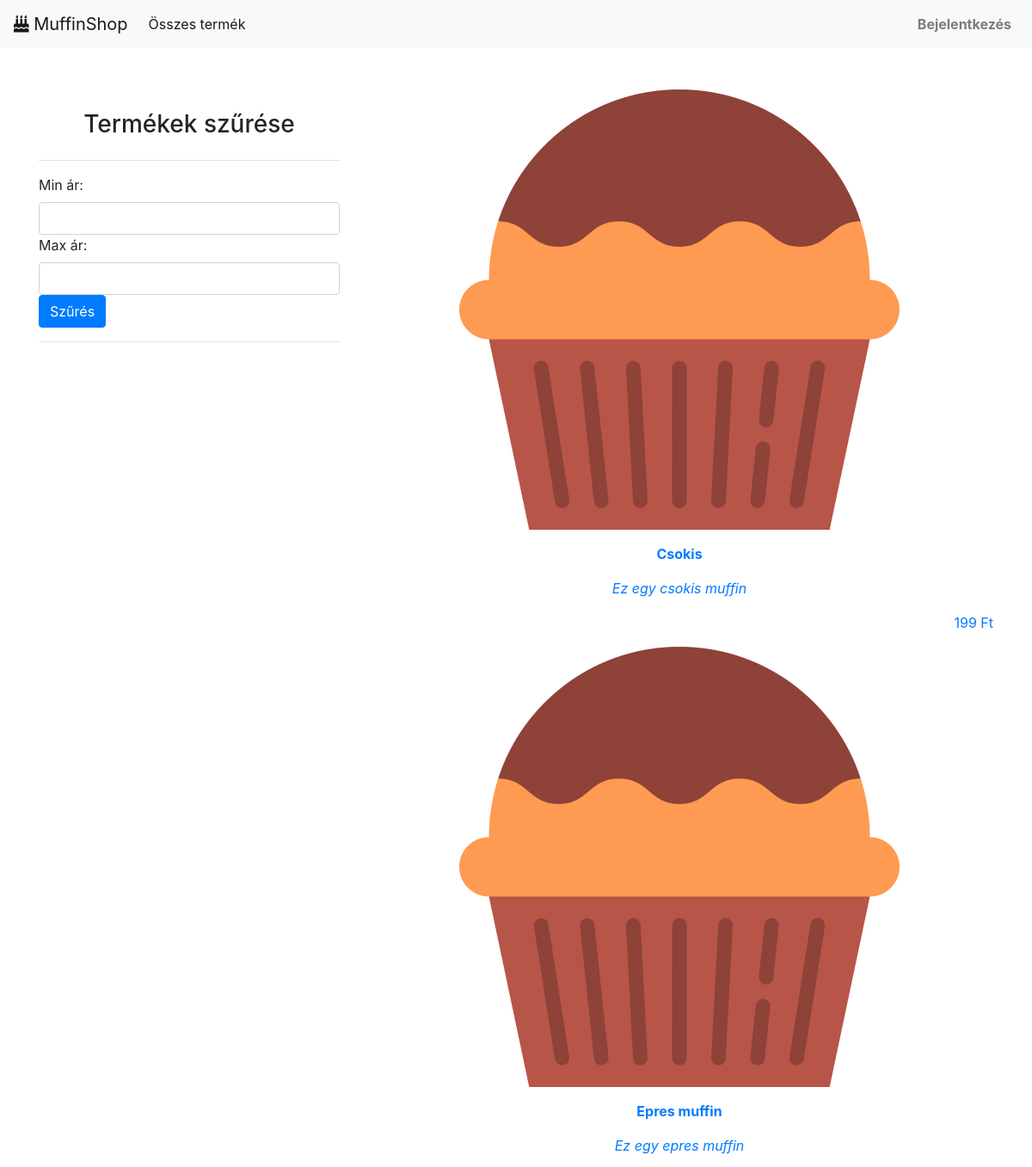
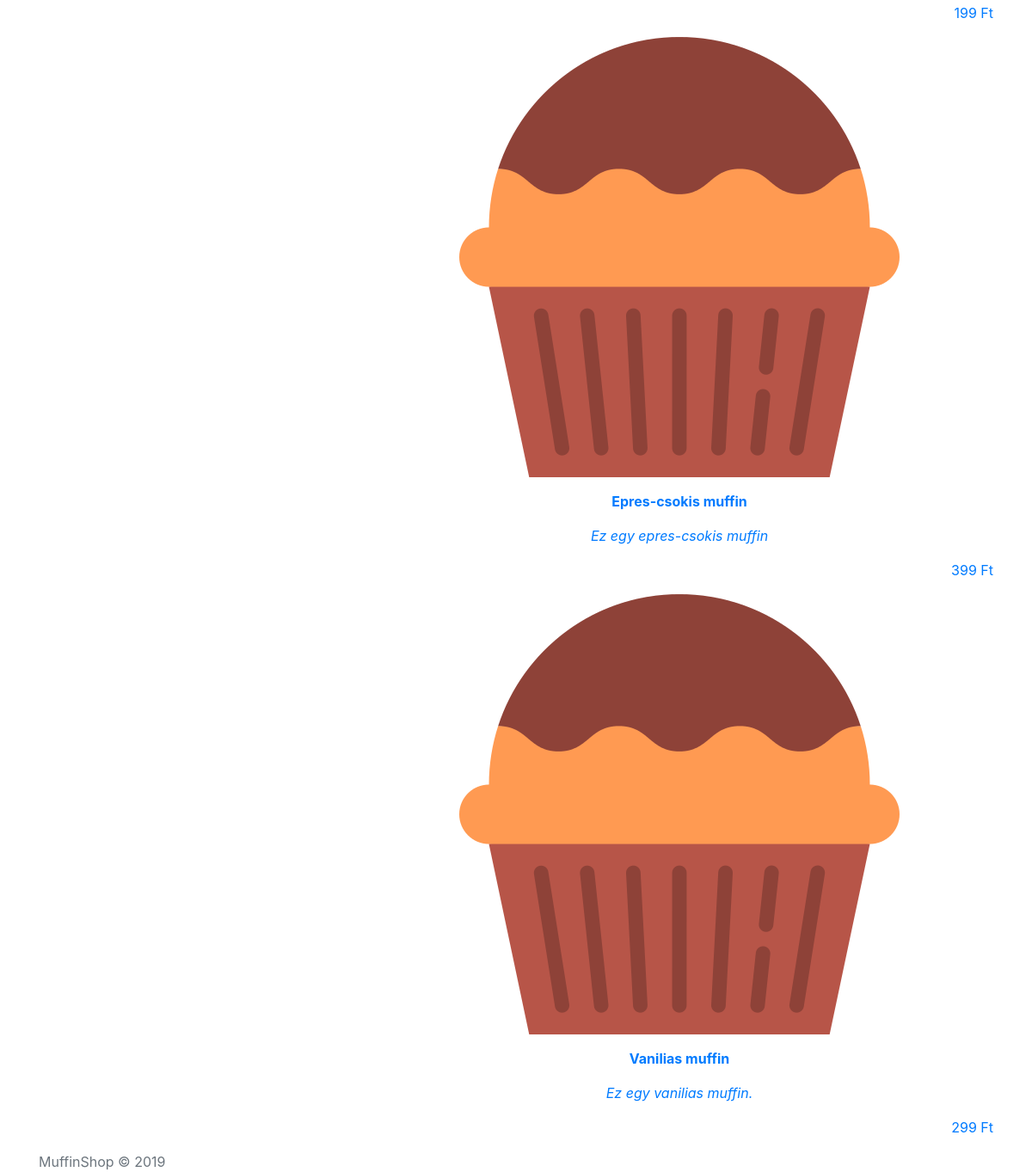
The page / on the database its author committed (2 pictures, top to bottom).
### tables this page shows
CREATE TABLE IF NOT EXISTS `muffins` (
  `muffin_id` int(11) NOT NULL AUTO_INCREMENT,
  `muffin_name` varchar(255) NOT NULL,
  `muffin_description` text NOT NULL,
  `muffin_price` float NOT NULL,
  `muffin_img` varchar(255) DEFAULT NULL,
  PRIMARY KEY (`muffin_id`)
);

### functions.php (called while the page is built, shortened)
<?php
function url($page = 'home', $params = []){
    $url = DOMAIN."?p={$page}";
    if(is_array($params)){
        foreach($params as $param => $value){
            $url .= "&$param=$value";
        }
    }
    return $url;
}
function asset($asset){
    return DOMAIN.$asset;
}
function get_all_muffins(){
    global $db;
    $sql = $db->prepare("SELECT * FROM muffins");
    $sql->execute();
    $result = $sql->get_result();
    return $result;
}

### views/partials/_muffin_item.php (the view)
<a href="<?php echo url('product_details', ['product_id' => $muffin['muffin_id']]); ?>">
<div class="muffin-item">
    <img src="<?php echo $muffin["muffin_img"] ? "img/". $muffin["muffing_img"] : "img/default_muffin.png"; ?>" class="img-fluid mx-auto d-block">
    <p class="muffin_title mt-3 text-center font-weight-bold"><?=$muffin["muffin_name"]?></p>
    <p class="muffin_desc text-center font-italic"><?=$muffin["muffin_description"]?></p>
    <p class="muffin_price text-right"><?=$muffin["muffin_price"]?><span class="currency"> Ft</span></p>
</div>
</a>

### index.php (shortened to what this page needs)
<?php
include_once 'functions.php';
$page = isset($_GET["p"]) ? $_GET["p"] : "home";
if(file_exists("views/{$page}.php")){
    include_once "views/{$page}.php";
}else{
    include_once "views/404.php";
}

### views/partials/_header.php (shortened to what this page needs)
<!DOCTYPE html>
<html lang="hu">
<head>
    <link rel="stylesheet" href="https://stackpath.bootstrapcdn.com/bootstrap/4.4.1/css/bootstrap.min.css">
    <link href="https://use.fontawesome.com/releases/v5.0.6/css/all.css" rel="stylesheet">
    <link rel="stylesheet" href="<?php echo asset('css/navbar.css'); ?>">
    <link rel="stylesheet" href="<?php echo asset('css/app.css'); ?>">
    <link rel="stylesheet" href="<?php echo asset('css/muffin_details.css'); ?>">
</head>
<body>

### views/partials/_navbar.php (shortened to what this page needs)
<nav class="navbar navbar-expand-lg navbar-light bg-light navbar-pink">
  <a class="navbar-brand" href="<?php echo url('home'); ?>"><i class="fas fa-birthday-cake"></i> MuffinShop</a>
  <div class="collapse navbar-collapse" id="muffinNavbar">
    <ul class="navbar-nav mr-auto">
      <li class="nav-item<?php echo $page == 'home' ? ' active' : ''; ?>">
        <a class="nav-link" href="<?php echo url('home'); ?>">Összes termék</a>
      </li>
    </ul>
    <ul class="navbar-nav ml-auto">
      <?php
      if(isset($_SESSION["userid"])):
      ?>
      <li class="nav-item mr-2">
        <a href="<?php echo url('cart'); ?>" class="nav-link">
          <i class="fas fa-shopping-cart"></i> (<?php echo count($_SESSION['cart']); ?>)
        </a>
      </li>
      <li class="nav-item dropdown">
        <a class="nav-link dropdown-toggle" href="#" id="navbarDropdown" role="button" data-toggle="dropdown" aria-haspopup="true" aria-expanded="false">
          <span class="font-weight-bold"><?=$userdata["username"]?></span>
        </a>
        <div class="dropdown-menu dropdown-menu-right" aria-labelledby="navbarDropdown">
          <a class="dropdown-item" href="<?php echo url('profile'); ?>">Beállításaim</a>
          <a class="dropdown-item" href="<?php echo url('history'); ?>">Korábbi rendeléseim</a>
          <div class="dropdown-divider"></div>
          <a class="dropdown-item" href="<?php echo url('logout'); ?>">Kilépés</a>
        </div>
      </li>
      <?php else: ?>
      <li class="nav-item<?php echo $page == 'login' ? ' active' : ''; ?>">
        <a href="<?php echo url('login'); ?>" class="nav-link font-weight-bold">Bejelentkezés</a>
      </li>
      <?php endif; ?>
    </ul>
  </div>
</nav>

### views/home.php (shortened to what this page needs)
<?php
include_once "partials/_header.php";
include_once "partials/_navbar.php";
$muffins = get_all_muffins();
$min_price = null;
$max_price = null;
?>
<div class="container">
  <div class="row mt-5">
    <div class="col-md-4">
      <div class="search-filter">
        <h3 class="text-center m-4">Termékek szűrése</h3>
        <hr class="filter-divider">
        <div class="price-range">
          <div class="price-range-selector">
            <label for="min_price">Min ár:</label>
            <input type="number" class="form-control priceinput" name="min_price" id="min_price" value="<?php echo $min_price != null ? $min_price :  ''; ?>">
          </div>
          <div class="price-range-selector">
            <label for="max_price">Max ár:</label>
            <input type="number" class="form-control priceinput" name="max_price" id="max_price" value="<?php echo $max_price != null ? $max_price :  ''; ?>">
          </div>
          <button type="submit" name="filterSubmit" class="btn btn-primary" id="filterSubmit">Szűrés</button>
          <hr class="filter-divider">
        </div>
      </div>
    </div>
    <div class="col-md-8">
      <div class="product-listing">
        <?php
        if($muffins->num_rows == 0){
          echo "<h2 class='text-center'>Nincs a keresési feltételeknek megfelelő termék!</h2>";
        }
        else{
          foreach($muffins as $muffin){
            include 'partials/_muffin_item.php';
          }
        }
        ?>
      </div>
    </div>
  </div>
</div>
<?php
include_once "partials/_footer.php";
?>

### views/partials/_footer.php (shortened to what this page needs)
<footer class="footer">
    <div class="container">
    <span class="text-muted">MuffinShop &copy; <?php echo date("Y"); ?></span>
    </div>
</footer>
</body>
</html>

### rows shown on the page
muffins: muffin_name "Csokis", muffin_description "Ez egy csokis muffin", muffin_price "199"
muffins: muffin_name "Epres muffin", muffin_description "Ez egy epres muffin", muffin_price "199"
muffins: muffin_name "Epres-csokis muffin", muffin_description "Ez egy epres-csokis muffin", muffin_price "399"
muffins: muffin_name "Vanilias muffin", muffin_description "Ez egy vanilias muffin.", muffin_price "299"
